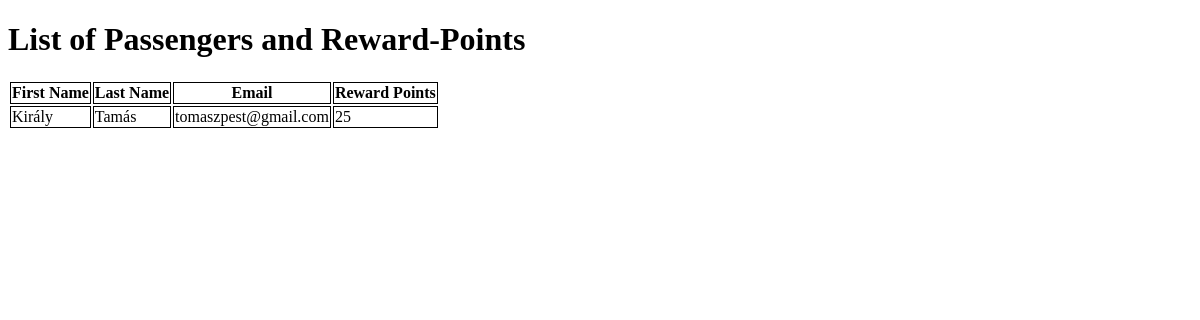
Page /passinfo/ on the earlier database version.
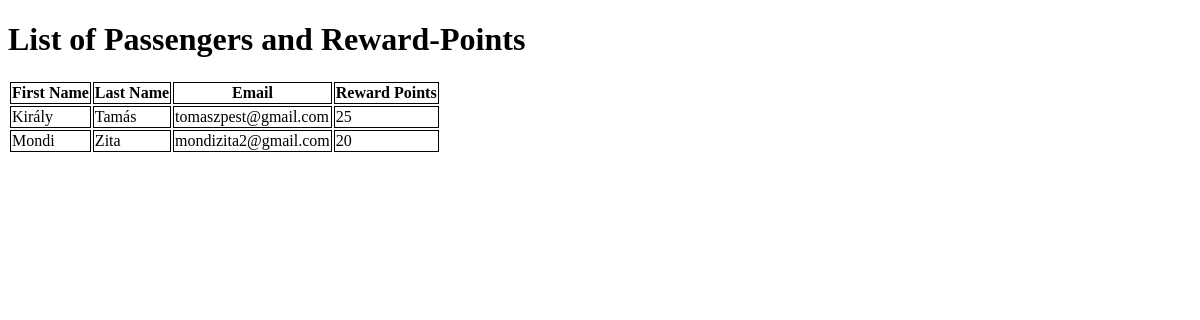
Same page on the later database version.
### rewardapp/models.py (models this page shows)
class Passenger(models.Model):
    firstName=models.CharField(max_length=40, verbose_name='Vezeték Név')
    lastName=models.CharField(max_length=40, verbose_name='Kereszt Név')
    email=models.EmailField(verbose_name='Email Cím')
    reward_point=models.IntegerField(verbose_name='Jutalom Pontok')

### rewardapp/views.py (the view)
# urls.py: path('passinfo/', views.passenger),
def passenger(request):
    passenger=Passenger.objects.all()
    passenger_dict={'passenger':passenger}
    return render(request, 'rewardapp/passenger.html', passenger_dict)

### templates/rewardapp/passenger.html (shortened to what this page needs)
<!DOCTYPE html>
{% load static %}
<html lang="en">
<head>
    <link rel="stylesheet" href="{%static 'rewardapp/passengers.css'%}">
</head>
<body>
    <h1>List of Passengers and Reward-Points</h1>
    {% if passenger %}
        <table>
            <thead>
                <th>First Name</th>
                <th>Last Name</th>
                <th>Email</th>
                <th>Reward Points</th>
            </thead>
            {% for people in passenger %}
                <tr>
                    <td>{{people.firstName}}</td>
                    <td>{{people.lastName}}</td>
                    <td>{{people.email}}</td>
                    <td>{{people.reward_point}}</td>
                </tr>
        {% endfor %}
        </table>
    {% else %}
        <p>Haven't got any passenger information!</p>
    {% endif %}
</body>
</html>

### static/rewardapp/passengers.css (style rules this page uses)
table th, table td { margin-right: 15px; border: 1px solid black; }

Differences in the rows shown:
added Passenger: firstName "Mondi", lastName "Zita", email "mondizita2@gmail.com", reward_point "20"
